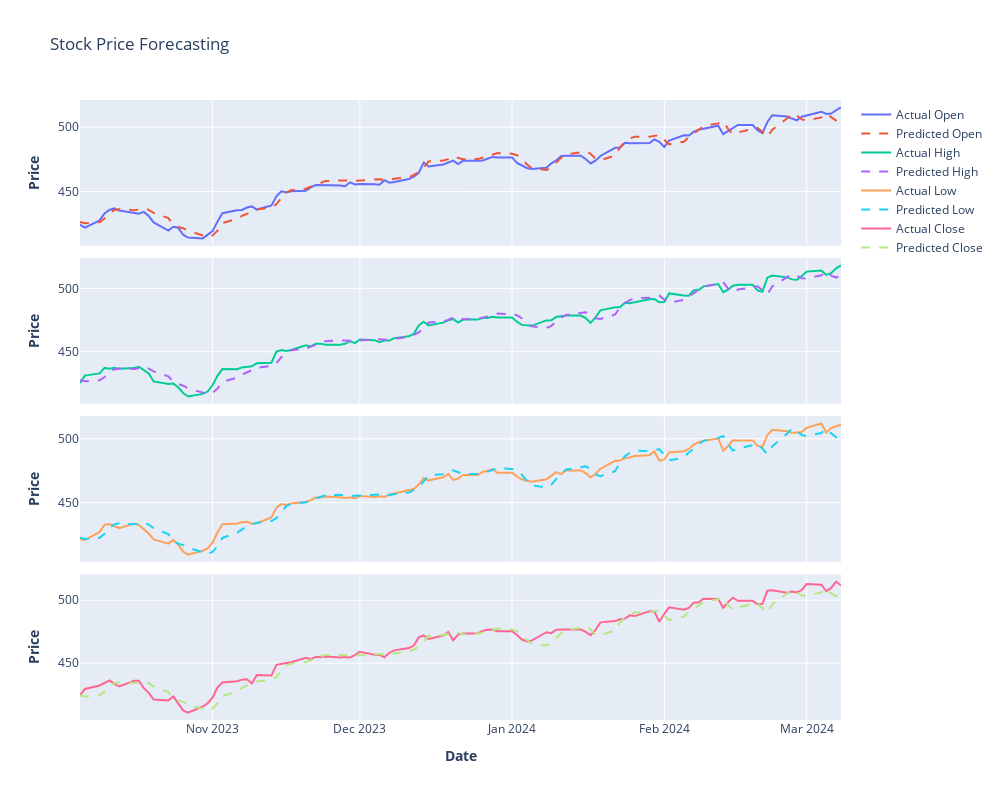

Notebook source saved alongside this figure:
### Code cell
import numpy as np
import yfinance as yf
import pandas as pd
from sklearn.preprocessing import MinMaxScaler
from sklearn.metrics import mean_absolute_error, mean_squared_error
from tensorflow.keras.models import Sequential
from tensorflow.keras.layers import LSTM, Dense
from plotly.subplots import make_subplots
import plotly.graph_objects as go

def download_stock_data(ticker, start_date, end_date):
    stock_data = yf.download(ticker, start=start_date, end=end_date)
    stock_data = stock_data.sort_index().asfreq('B', method='ffill')
    stock_data.index = pd.to_datetime(stock_data.index)
    return stock_data

# def scale_data(data):
#     scaler = MinMaxScaler()
#     scaled_data = scaler.fit_transform(data)
#     return scaler, scaled_data
def scale_data(data, feature_names):
    scaler = MinMaxScaler()
    # Convert the data to a DataFrame to ensure feature names are used
    data_df = pd.DataFrame(data, columns=feature_names)
    scaled_data = scaler.fit_transform(data_df)
    return scaler, scaled_data


def create_sequences(data, seq_length):
    xs, ys = [], []
    for i in range(len(data) - seq_length):
        xs.append(data[i:(i + seq_length)])
        ys.append(data[i + seq_length])
    return np.array(xs), np.array(ys)

def build_and_train_model(X_train, y_train, seq_length, num_features, epochs, batch_size):
    model = Sequential([
        LSTM(50, activation='relu', return_sequences=True, input_shape=(seq_length, num_features)),
        LSTM(50, activation='relu'),
        Dense(num_features)
    ])
    model.compile(optimizer='adam', loss='mse')
    model.fit(X_train, y_train, epochs=epochs, batch_size=batch_size, verbose=0)
    return model

def calculate_metrics(y_true, y_pred):
    mae = mean_absolute_error(y_true, y_pred)
    mse = mean_squared_error(y_true, y_pred)
    rmse = np.sqrt(mse)
    return mae, mse, rmse

def plot_forecasts(stock_data, predicted_values, y_test, seq_length, split_idx, scaler):
    dates = stock_data.index[split_idx + seq_length:]
    predicted_prices = scaler.inverse_transform(predicted_values)
    actual_prices = scaler.inverse_transform(y_test)

    fig = make_subplots(rows=4, cols=1, shared_xaxes=True, vertical_spacing=0.02)
    feature_names = ['Open', 'High', 'Low', 'Close']

    for i, feature in enumerate(feature_names):
        fig.add_trace(go.Scatter(x=dates, y=actual_prices[:, i], mode='lines', name=f'Actual {feature}'), row=i+1, col=1)
        fig.add_trace(go.Scatter(x=dates, y=predicted_prices[:, i], mode='lines', name=f'Predicted {feature}', line=dict(dash='dash')), row=i+1, col=1)

    fig.update_layout(height=800, width=1000, title_text="Stock Price Forecasting")
    fig.update_yaxes(title_text="<b>Price</b>")
    fig.update_xaxes(title_text="<b>Date</b>", row=4, col=1)
    fig.update_layout(xaxis_rangeslider_visible=False)
    fig.show()

def forecast_and_plot(stock_data, features, seq_length):
#     scaler, scaled_data = scale_data(stock_data[features].values)
    scaler, scaled_data = scale_data(stock_data[features].values, features)
    X, y = create_sequences(scaled_data, seq_length)
    split_idx = int(len(X) * 0.8)
    X_train, y_train = X[:split_idx], y[:split_idx]
    X_test, y_test = X[split_idx:], y[split_idx:]

    X_train = X_train.reshape((X_train.shape[0], X_train.shape[1], len(features)))
    X_test = X_test.reshape((X_test.shape[0], X_test.shape[1], len(features)))
    
    model = build_and_train_model(X_train, y_train, seq_length, len(features), epochs=50, batch_size=32)
    predicted_values = model.predict(X_test)
    mae, mse, rmse = calculate_metrics(scaler.inverse_transform(y_test), scaler.inverse_transform(predicted_values))
    
    print(f"MAE: {mae}, MSE: {mse}, RMSE: {rmse}")
    plot_forecasts(stock_data, predicted_values, y_test, seq_length, split_idx, scaler)

# Parameters and usage
ticker = 'SPY'
features = ['Open', 'High', 'Low', 'Close']
start_date = '2022-01-01'
end_date = '2024-03-11'
seq_length = 10

stock_data = download_stock_data(ticker, start_date, end_date)
forecast_and_plot(stock_data, features, seq_length)
